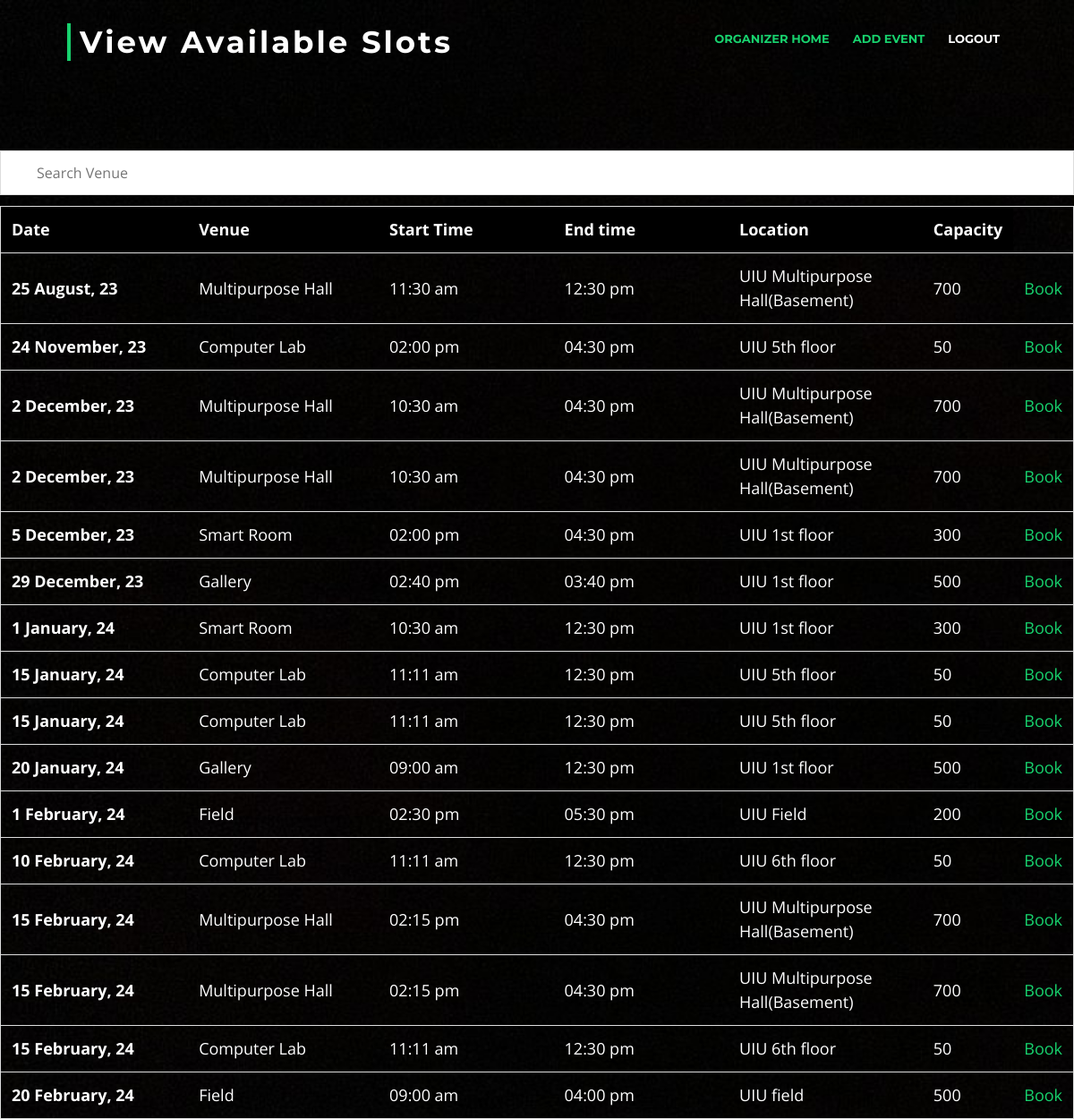
The app's page /viewslot.php, older data.
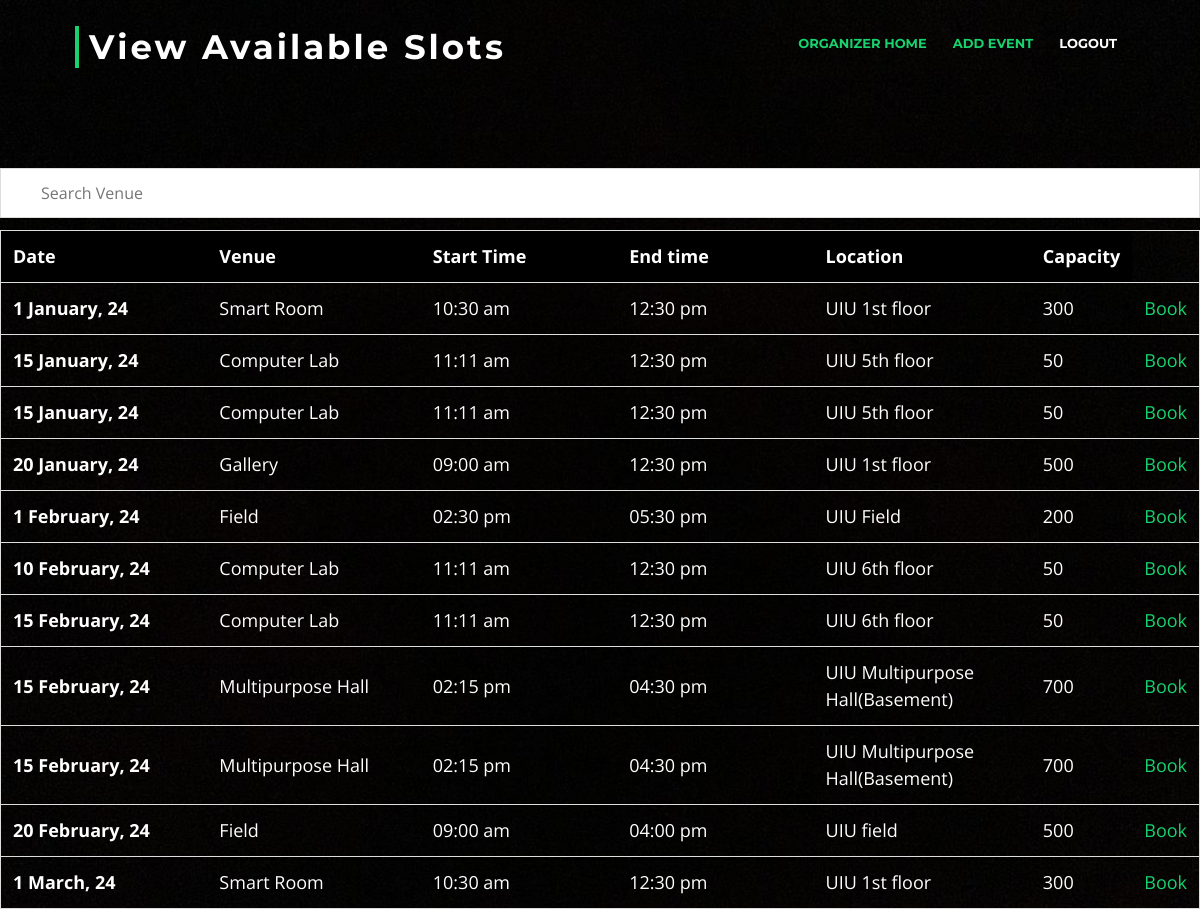
The same page, newer data.
### tables this page shows
CREATE TABLE `slot` (
  `StartTime` time NOT NULL,
  `EndTime` time NOT NULL,
  `SlotID` int(11) NOT NULL,
  `EventDate` date NOT NULL,
  `VenueID` int(11) NOT NULL,
  `available` int(11) DEFAULT NULL
);

CREATE TABLE `venue_` (
  `VenueID` int(11) NOT NULL,
  `VenueName` varchar(100) NOT NULL,
  `VenueCapacity` int(11) NOT NULL,
  `VenueFileimg` varchar(100) DEFAULT NULL,
  `VenueLocation` varchar(100) NOT NULL
);

### viewslot.php (the view, shortened to what this page needs)
<?php
  $conn = mysqli_connect("localhost","root","","eventadministration") or die($conn);
?>
<!DOCTYPE html>
<html lang="en">
<head>
  <link href="lib/bootstrap/css/bootstrap.min.css" rel="stylesheet">
  <link href="lib/font-awesome/css/font-awesome.min.css" rel="stylesheet">
  <link href="lib/animate/animate.min.css" rel="stylesheet">
  <link href="lib/ionicons/css/ionicons.min.css" rel="stylesheet">
  <link href="lib/owlcarousel/assets/owl.carousel.min.css" rel="stylesheet">
  <link href="lib/lightbox/css/lightbox.min.css" rel="stylesheet">
  <link href="css/style.css" rel="stylesheet">
</head>
<body>
<br><br><br><br><br>
	<header id="header">
    <div class="container-fluid">
      <div id="logo" class="pull-left">
        <h1><a href="#intro" class="scrollto">View Available Slots</a></h1>
      </div>
      <?php
  $oid = $_GET["oid"];
    echo" <nav id='nav-menu-container'>
        <ul class='nav-menu'>
          <li class='menu-active'><a href='welcomeorganizer.php?oid=". $oid . "'>Organizer Home</a></li>
          <li class='menu-active'><a href='addevent.php?oid=". $oid . "'>Add Event</a></li>
		  <li><a href='logout2.php'>Logout</a></li>
        </ul>
      </nav>";
      ?>
    </div>
	</header>
	<br><br>
  <input type="text" id="myInput" onkeyup="myFunction()" placeholder="Search Venue">
<table id="myTable">
  <tr class="header">
  <th style="width:20%;">Date</th>
    <th style="width:20%;">Venue</th>
    <th style="width:20%;">Start Time</th>
    <th style="width:20%;">End time</th>
    <th style="width:20%;">Location</th>
    <th style="width:20%;">Capacity</th>
  </tr>
  <?php
  $que = "SELECT EventDate,StartTime,EndTime,SlotID,VenueName,VenueLocation,VenueCapacity
  FROM slot join venue_ on slot.VenueID=venue_.VenueID
  WHERE available = 1
  order by EventDate asc";
  $res = mysqli_query($conn,$que);
  while($row = mysqli_fetch_assoc($res))
  {
    echo "<tr>
    <th scope='row'>". date('j F, y',strtotime($row['EventDate'])) . "</th>
    <td>". $row['VenueName'] . "</td>
    <td>". date('h:i a', strtotime($row['StartTime'])) . "</td>
    <td>". date('h:i a', strtotime($row['EndTime'])) . "</td>
    <td>". $row['VenueLocation'] . "</td>
    <td>". $row['VenueCapacity'] . "</td>
    <td>  <a href='bookevent.php?id=". $row['SlotID'] . "&oid=".$oid."'>Book</a> </td>
  </tr>";
  }
      ?>
</table>
</body>
</html>

Row changes from the older to the newer data that the page shows:
no longer on this page (row edited): slot: EventDate "25 August, 23", VenueID.VenueName "Multipurpose Hall", StartTime "11:30 am", EndTime "12:30 pm", VenueID.VenueLocation "UIU Multipurpose Hall(Basement)", VenueID.VenueCapacity "700"
no longer on this page (row edited): slot: EventDate "24 November, 23", VenueID.VenueName "Computer Lab", StartTime "02:00 pm", EndTime "04:30 pm", VenueID.VenueLocation "UIU 5th floor", VenueID.VenueCapacity "50"
removed slot: EventDate "2 December, 23", VenueID.VenueName "Multipurpose Hall", StartTime "10:30 am", EndTime "04:30 pm", VenueID.VenueLocation "UIU Multipurpose Hall(Basement)", VenueID.VenueCapacity "700"
no longer on this page (row edited): slot: EventDate "2 December, 23", VenueID.VenueName "Multipurpose Hall", StartTime "10:30 am", EndTime "04:30 pm", VenueID.VenueLocation "UIU Multipurpose Hall(Basement)", VenueID.VenueCapacity "700"
no longer on this page (row edited): slot: EventDate "5 December, 23", VenueID.VenueName "Smart Room", StartTime "02:00 pm", EndTime "04:30 pm", VenueID.VenueLocation "UIU 1st floor", VenueID.VenueCapacity "300"
no longer on this page (row edited): slot: EventDate "29 December, 23", VenueID.VenueName "Gallery", StartTime "02:40 pm", EndTime "03:40 pm", VenueID.VenueLocation "UIU 1st floor", VenueID.VenueCapacity "500"
shown differently, row unchanged: slot (number 2 of 11 on the later page): moves up the list
shown differently, row unchanged: slot (number 7 of 11 on the later page): moves up the list
added slot: EventDate "1 March, 24", VenueID.VenueName "Smart Room", StartTime "10:30 am", EndTime "12:30 pm", VenueID.VenueLocation "UIU 1st floor", VenueID.VenueCapacity "300"
